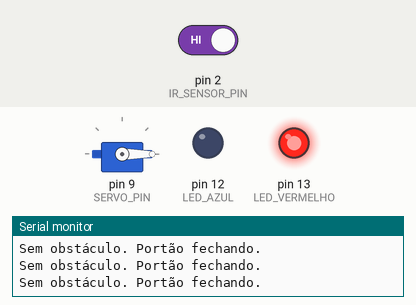
Recording of a sketch running on a simulated Arduino Uno, built with avr-gcc and run on an emulated ATmega328P. On the bench: servo, output pins drawn as LEDs (lit = HIGH), the last lines printed to the serial monitor. Inputs (shaded band) come from the test bench; at power-on: pin 2 (IR_SENSOR_PIN) HIGH.

Above: at 1.8 s.
1.9 s: pin 2 (IR_SENSOR_PIN) driven LOW
At 2.6 s:
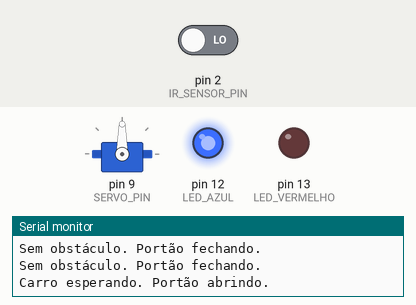
Timing chart, 0 to 4.9 s (numbered marks = the images above; inputs shaded):
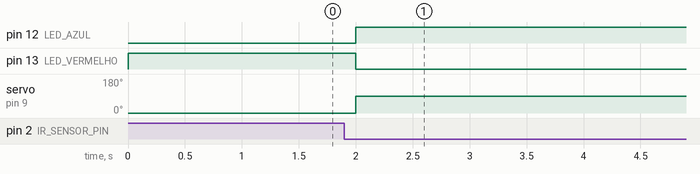

Measured:
- after the input at 1.9 s, pin 12 (LED_AZUL): LOW → HIGH after 0.10 s; pin 13 (LED_VERMELHO): HIGH → LOW after 0.10 s; servo on pin 9 (SERVO_PIN): 0° → 90° after 0.10 s

The sketch:

sensor.ino
```cpp
#include <Servo.h>

// Pin Definitions
const int IR_SENSOR_PIN = 2;     // Sensor de obstáculos infravermelho
const int SERVO_PIN = 9;         // Pino do servo motor
const int LED_AZUL = 12;        // LED verde para indicar caminho livre
const int LED_VERMELHO = 13;     // LED vermelho para indicar obstáculo

// Tempo de passagem do carro (em milissegundos)
const int TEMPO_PASSAGEM = 5000;  // 5 segundos para o carro passar

Servo gateServo;  // Objeto servo para controlar o portão

void setup() {
  pinMode(IR_SENSOR_PIN, INPUT);
  pinMode(LED_AZUL, OUTPUT);
  pinMode(LED_VERMELHO, OUTPUT);

  gateServo.attach(SERVO_PIN);
  gateServo.write(0);  // Posição inicial fechada

  Serial.begin(9600);
}

void loop() {
  // Leitura do sensor infravermelho
  int obstaculo = digitalRead(IR_SENSOR_PIN);

  // Quando detecta obstáculo (carro esperando)
  if (obstaculo == LOW) {
    // Abre o portão
    gateServo.write(90);

    // Aciona LED verde
    digitalWrite(LED_AZUL, HIGH);
    digitalWrite(LED_VERMELHO, LOW);

    Serial.println("Carro esperando. Portão abrindo.");
    delay(TEMPO_PASSAGEM);
  }
  else {  // Sem obstáculo
    // Fecha o portão
    gateServo.write(0);

    // Aciona LED vermelho
    digitalWrite(LED_VERMELHO, HIGH);
    digitalWrite(LED_AZUL, LOW);

    Serial.println("Sem obstáculo. Portão fechando.");
    delay(500);
  }
}
```
